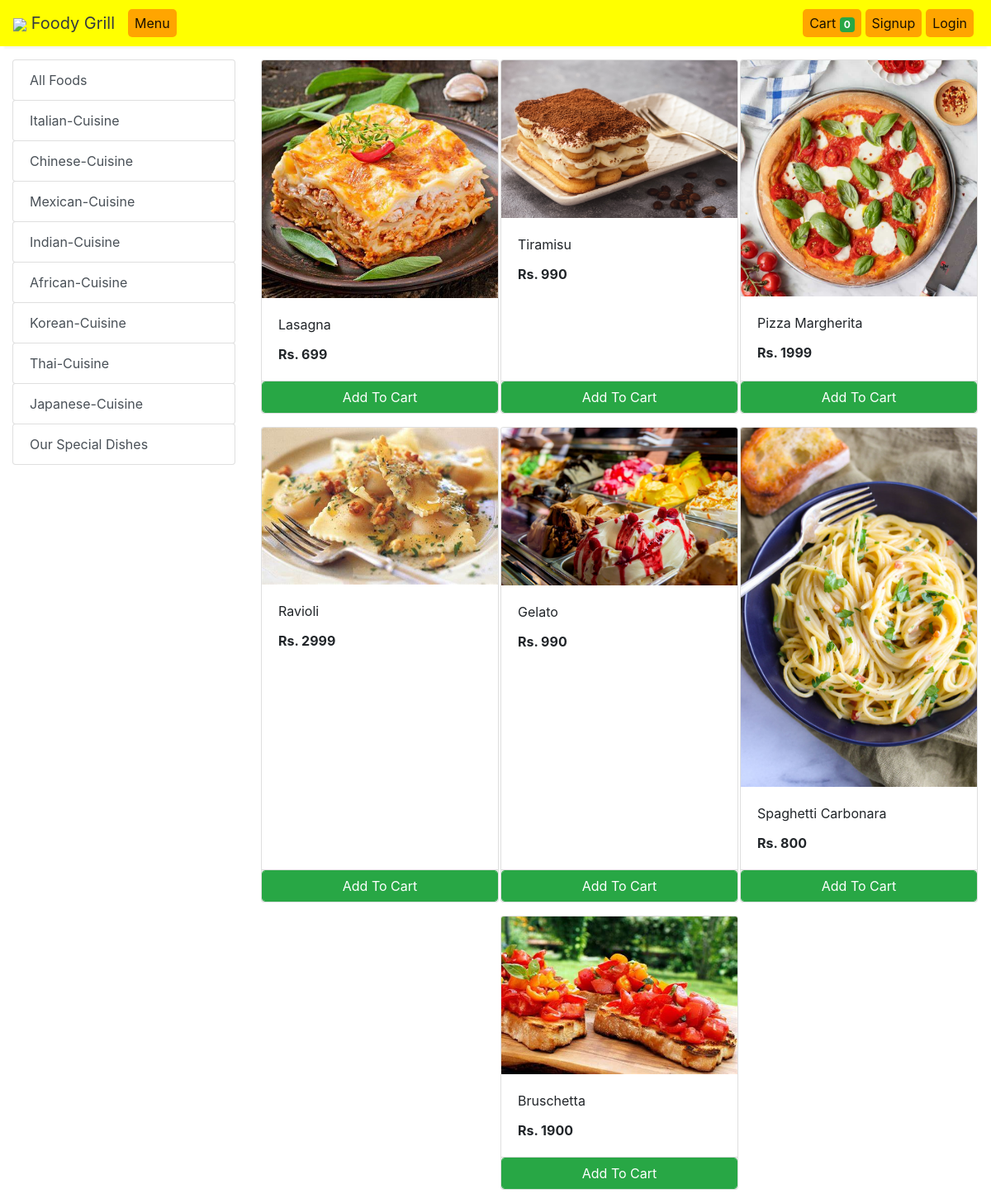
Screenshot of /store?category=22 with the database file from the repository.
### store/models/category.py (models this page shows, shortened)
class Category(models.Model):
    name= models.CharField(max_length=50)
    @staticmethod
    def get_all_categories():
        return Category.objects.all()

### store/models/product.py (models this page shows, shortened)
class Products(models.Model):
    name = models.CharField(max_length=60)
    price= models.IntegerField(default=0)
    category= models.ForeignKey(Category,on_delete=models.CASCADE,default=1 )
    description= models.CharField(max_length=250, default='', blank=True, null= True)
    image= models.ImageField(upload_to='uploads/products/')
    @staticmethod
    def get_all_products_by_categoryid(category_id):
        if category_id:
            return Products.objects.filter (category=category_id)
        else:
            return Products.get_all_products();

### store/views/home.py (the view)
# urls.py: path('' , include('store.urls'))
def store(request):
    cart = request.session.get('cart')
    if not cart:
        request.session['cart'] = {}
    products = None
    categories = Category.get_all_categories()
    categoryID = request.GET.get('category')
    if categoryID:
        products = Products.get_all_products_by_categoryid(categoryID)
    else:
        products = Products.get_all_products();
    data = {}
    data['products'] = products
    data['categories'] = categories
    print('you are : ', request.session.get('email'))
    return render(request, 'index.html', data)

### store/templatetags/cart.py (called while the page is built)
@register.filter (name='is_in_cart')
def is_in_cart(product, cart):
    keys = cart.keys ()
    for id in keys:
        if int (id) == product.id:
            return True
    return False;

### store/templatetags/custom_filter.py (called while the page is built)
@register.filter(name='currency')
def currency(number):
    return "Rs. "+str(number)

### store/templates/index.html (shortened to what this page needs)
{% extends 'base.html' %}
{% block content %}
{% load cart %}
{% load custom_filter %}
<div class="container-fluid mt-3">
	<div class="row">
		<div class="col-lg-3 mx-auto">
			<div class="list-group">
				<a href="/" class="list-group-item list-group-item-action btn btn-outline-success">All Foods</a>
				{% for category in categories %}
				<a href="/?category={{category.id}}"
					class="list-group-item list-group-item-action btn btn-outline-success ">{{category.name}}</a>
				{% endfor %}
			</div>
		</div>
		<div id='products' class="col-lg-9 mx-auto">
			<div class="row mx-auto">
				{% for product in products %}
				<div class="card mx-auto mb-3" id={{product.id}} style="width: 18rem;">
					<img class="card-img-top" src="{{product.image.url}}" alt="Card image cap">
					<div class="card-body">
						<p class="card-title">{{product.name}}</p>
						<p class="card-text"><b>{{product.price|currency}}</b></p>
					</div>
					<div class="card-footer p-0 no-gutters">
						{% if product|is_in_cart:request.session.cart %}
						<div class="row no-gutters">
							<form action="/#{{product.id}}" class="col-2 " method="post">
								{% csrf_token %}
								<input hidden type="text" name='product' value='{{product.id}}'>
								<input hidden type="text" name='remove' value='True'>
								<input type="submit" value=" - " class="btn btn-block btn-success border-right">
							</form>
							<div class="text-center col btn btn-success">{{product|cart_quantity:request.session.cart}} in Cart</div>
							<form action="/#{{product.id}}" class="col-2 " method="post">
								{% csrf_token %}
								<input hidden type="text" name='product' value='{{product.id}}'>
								<input type="submit" value=" + " class="btn btn-block btn-success border-left">
							</form>
						</div>
						{% else %}
						<form action="/#{{product.id}}" method="POST" class="btn-block">
							<input type="submit" class="float-right btn btn-success form-control"
								value="Add To Cart">
						</form>
						{% endif %}
					</div>
				</div>
				{% endfor %}
			</div>
		</div>
	</div>
</div>
{% endblock %}

### rows the page displays
Category: name "Italian-Cuisine"
Category: name "Chinese-Cuisine"
Category: name "Mexican-Cuisine"
Category: name "Indian-Cuisine"
Category: name "African-Cuisine"
Category: name "Korean-Cuisine"
Category: name "Thai-Cuisine"
Category: name "Japanese-Cuisine"
Category: name "Our Special Dishes"
Products: image (picture), name "Lasagna", price "Rs. 699"
Products: image (picture), name "Tiramisu", price "Rs. 990"
Products: image (picture), name "Pizza Margherita", price "Rs. 1999"
Products: image (picture), name "Ravioli", price "Rs. 2999"
Products: image (picture), name "Gelato", price "Rs. 990"
Products: image (picture), name "Spaghetti Carbonara", price "Rs. 800"
Products: image (picture), name "Bruschetta", price "Rs. 1900"

### other values shown
{{ request.session.cart.keys|length }} "0"
